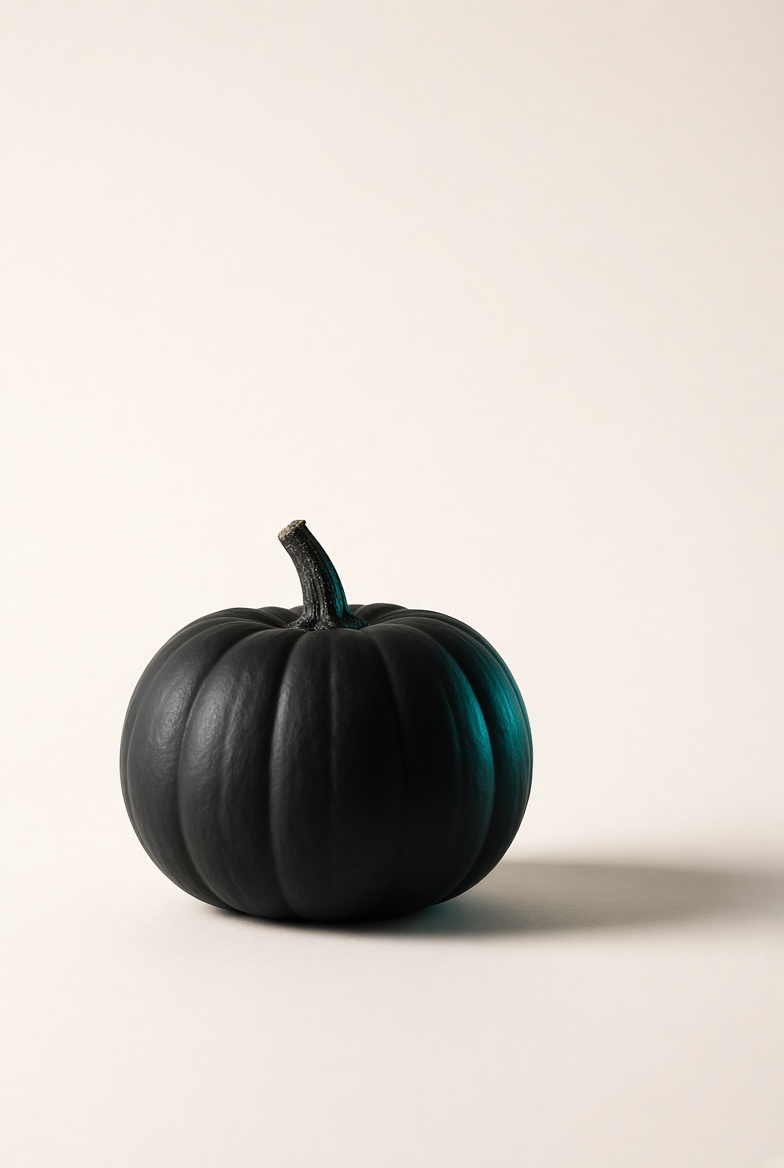
#> input picture graphics/fotos/kuerbis-grok.jpg, 784 x 1168 px
$ python -i look_motor.py   (imports and definitions only)
#> lines starting #> are read from the running program, lines starting #| are printed output that depends on the picture
#!/usr/bin/env python3
# -*- coding: utf-8 -*-
"""look_motor.py, Look v2 und die Abwechslung (Ben, 28.10.2026).

Ben hat nach dem Musterblatt vom 28.10.2026 gewaehlt: A Editorial, B
Foto-Objekt, D Neutral und Gruen. C faellt raus, keine gezeichneten oder aus
Punkten gebauten Gegenstaende mehr (Ausnahme bleibt das Suchbild "Find the
1", ein eigenes Format). Die Regeln stehen in docs/grafik-regeln.md.

DIE LOOKS
    A-papier  Typografie auf warmem Papier, feine Linien, Teal nur als Strich
    A-teal    dieselbe Typografie auf Teal, Schrift dunkelgruen
    B-foto    ein Foto als Vollbild aus graphics/fotos/, Text auf ruhiger Flaeche
    D-dunkel  warmer dunkler Stein, die grosse Zahl in #49EACB
    D-hell    warmes Weiss oder heller Stein. Teal als Schrift erreicht dort
              nur 1.3:1, also ist die Zahl schwarz und #49EACB steht als
              Strich darunter (Bens Regel: Zahl in Teal nur mit genug
              Kontrast, sonst schwarz und eine Zeile in Teal)

DIE WORTMARKE wechselt nach dem Grund: schwarz, weiss oder normal (KASPA
weiss, PULSE #49EACB). Gemessen wird im fertigen Bild unter der Marke, mit
ausgeblendeter Marke, das untere 5-%-Quantil, mindestens 4.5:1. Passen
mehrere, nie zweimal hintereinander dieselbe (look_takt.logo_waehlen).

DIE ABWECHSLUNG haelt look_takt je Kanal in data/look-takt.json: nie
zweimal derselbe Look hintereinander auf Feed, Story, Karussell oder
Tagesgrafik.

DAS KARUSSELL "the week in numbers" (ab Sa 31.10.2026)
    Titel     am 31.10.2026 Halloween in B, sonst die erste Wochenzahl
    innen     die Wochenzahlen, A und D im Wechsel
    Schluss   die Newsletter-Folie mit dem Kurzlink kaspapulse.com/nl
              (utm_source instagram, utm_medium post, utm_campaign karussell)

Jede Seite laeuft durch content_wache im Profil feed (Groessen, Textregeln,
Kontrast 7:1). Beim Foto entfaellt nur die Pruefung des 60-px-Rands.

    python3 scripts/look_motor.py --probe --fuer 2026-10-31 --out out/look   # nur bauen
    python3 scripts/look_motor.py --selbsttest
"""
import argparse
import base64
import colorsys
import datetime as dt
import io
import json
import sys
from pathlib import Path

HERE = Path(__file__).resolve().parent
REPO = HERE.parent
sys.path.insert(0, str(HERE))

W, H = 1080, 1350
PAPIER, TINTE, TEAL, TEAL_DUNKEL = "#F4F1EA", "#0B1A17", "#49EACB", "#062B24"
STEIN_DUNKEL, STEIN_HELL, STEIN_TEXT = "#1F1D1A", "#ECE7DE", "#D6D0C6"
LEISE_HELL = "#3A4744"
ORANGE = "#E2711D"                     # Kuerbis-Orange, nur als Strich und Licht
MONATE = ("jan", "feb", "mar", "apr", "may", "jun", "jul", "aug", "sep", "oct", "nov", "dec")
LOOKS = ("A-papier", "A-teal", "B-foto", "D-dunkel", "D-hell")
LOGO = {"schwarz": (TINTE, TINTE), "weiss": ("#F2F5F4", "#F2F5F4"), "normal": ("#F2F5F4", TEAL)}
LOGO_MIN = 4.5
ORANGE_MAX = 0.05                      # hoechstens rund 5 % der flaeche
WEICH_RADIUS = 28                      # gauss-radius in px fuer fotos in look B (Ben, 30.10.2026)
KURZLINK_NL = "kaspapulse.com/nl"
HALLOWEEN = "2026-10-31"
FOTO_KUERBIS = REPO / "graphics" / "fotos" / "kuerbis-grok.jpg"


class Stopp(Exception):
    pass


def tag(d):
    d = dt.date.fromisoformat(str(d)[:10])
    return "%d %s %d" % (d.day, MONATE[d.month - 1], d.year)


def tag_kurz(d):
    return " ".join(tag(d).split()[:2])


def ganz(n):
    return "{:,}".format(int(round(n)))


def esc(t):
    return str(t).replace("&", "&amp;").replace("<", "&lt;").replace(">", "&gt;")


# ------------------------------------------------------------ kontrast

def _rgb(h):
    h = h.lstrip("#")
    return tuple(int(h[i:i + 2], 16) for i in (0, 2, 4))


# [48 lines left out: functions _lum, kontrast, logo_kontraste, halloween, zahl_inhalt, not called in this run]


def newsletter_inhalt():
    return {"kicker": "free newsletter", "titel": "the kaspa numbers that moved, every monday",
            "label": "dated and sourced, one short email a week.", "link": KURZLINK_NL}


# ------------------------------------------------------------ foto

def foto_orange(pfad, ziel=None):
    """Farbkorrektur am vorhandenen Foto (Ben, 28.10.2026): das kuehle
    Streiflicht an der Kuerbiskante wird warmes Orange. Nichts wird
    gezeichnet, nur der Farbton der Pixel im Teal- und Cyan-Bereich gedreht.
    Danach stark weichgezeichnet (WEICH_RADIUS).
    Gibt (jpeg-bytes, anteil umgefaerbter pixel) zurueck."""
#> called with pfad = '../graphics/fotos/kuerbis-grok.jpg'
    from PIL import Image
    im = Image.open(pfad).convert("RGB")
#> im is the input picture: PIL image 784x1168 RGB; mean R, G, B 214.3, 207.8, 201.1
    px = im.load()
    n = 0
    oh = colorsys.rgb_to_hsv(*[c / 255.0 for c in _rgb(ORANGE)])[0]
    for y in range(im.height):
        for x in range(im.width):
            r, g, b = px[x, y]
            h, s, v = colorsys.rgb_to_hsv(r / 255.0, g / 255.0, b / 255.0)
            if 0.40 <= h <= 0.58 and s >= 0.22 and v >= 0.12:
                r2, g2, b2 = colorsys.hsv_to_rgb(oh, min(1.0, s * 1.15), v)
                px[x, y] = (int(r2 * 255), int(g2 * 255), int(b2 * 255))
                n += 1
#> after the loop, n = 8518
    # stark weichgezeichnet (Ben, 30.10.2026, Regel Hintergrund vom 29.10.):
    # das foto ist flaeche, keine kante darf wie eine linie oder ein datenpunkt wirken
    from PIL import ImageFilter
    im = im.filter(ImageFilter.GaussianBlur(WEICH_RADIUS))
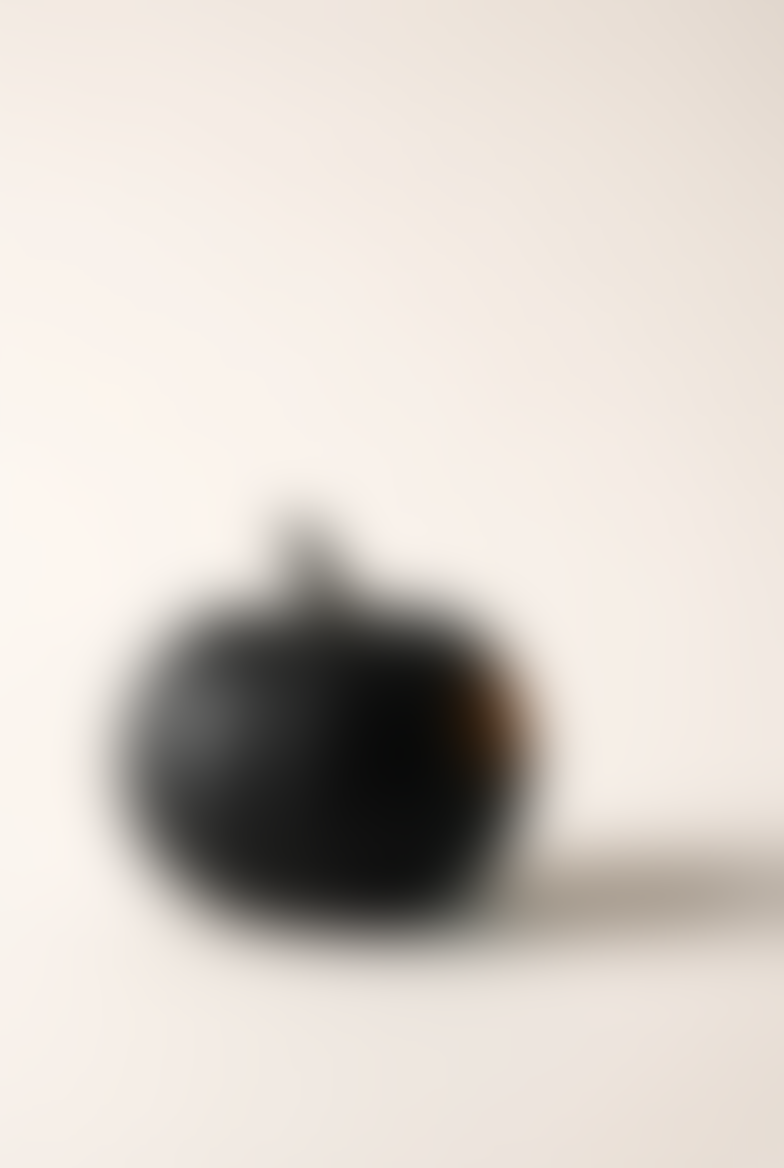
#> im: PIL image 784x1168 RGB; mean R, G, B 214.7, 207.6, 200.6
    buf = io.BytesIO()
    im.save(buf, "JPEG", quality=92)
    if ziel:
        Path(ziel).write_bytes(buf.getvalue())
    return buf.getvalue(), n / float(im.width * im.height)


# [11 lines left out: function orange_anteil, not called in this run]


# ------------------------------------------------------------ html

CSS = """
*{box-sizing:border-box}
body{margin:0;width:1080px;height:1350px;overflow:hidden;position:relative;font-family:'IBM Plex Sans',sans-serif}
.t{position:absolute}
.kicker{font:500 34px/1.2 'IBM Plex Mono',monospace;letter-spacing:.04em}
.titel{font:900 68px/1.04 Archivo,sans-serif;letter-spacing:-.01em;text-wrap:balance}
.zahl{font:900 260px/.86 Archivo,sans-serif;letter-spacing:-.035em;white-space:nowrap}
.label{font:500 40px/1.25 'IBM Plex Sans',sans-serif;text-wrap:balance}
.paar{display:grid;grid-template-columns:1fr 1fr;column-gap:48px}
.paar .k{font:400 34px/1.3 'IBM Plex Mono',monospace}
.paar .v{font:600 40px/1.25 'IBM Plex Sans',sans-serif;margin-top:6px}
.quelle{font:400 34px/1.3 'IBM Plex Mono',monospace}
.link{font:900 76px/1.05 Archivo,sans-serif;letter-spacing:-.01em;white-space:nowrap}
.linie{position:absolute;height:1px}
.fuss{position:absolute;left:50%;transform:translateX(-50%);bottom:72px;white-space:nowrap}
.foto{position:absolute;inset:0;background-size:cover;background-position:center}
"""


# [118 lines left out: functions _paar, seite_html, not called in this run]


FIT_JS = """() => {
  const aus = [];
  for (const z of document.querySelectorAll('[data-fit]')) {
    let g = parseFloat(getComputedStyle(z).fontSize), max = parseFloat(z.dataset.fit);
    const min = z.classList.contains('link') ? 64 : 200;
    while (z.scrollWidth > max && g > min) { g -= 4; z.style.fontSize = g + 'px'; }
    if (z.scrollWidth > max) aus.push('zahl ' + z.textContent + ' zu breit');
  }
  const ts = [...document.querySelectorAll('.t')].map(e => [e.className + ' ' + e.textContent.slice(0, 20),
                                                            e.getBoundingClientRect()]);
  for (let i = 0; i < ts.length; i++) for (let j = i + 1; j < ts.length; j++) {
    const a = ts[i][1], b = ts[j][1];
    if (a.left < b.right && b.left < a.right && a.top < b.bottom && b.top < a.bottom)
      aus.push('ueberlappen ' + ts[i][0] + ' / ' + ts[j][0]);
  }
  const f = document.querySelector('.fuss').getBoundingClientRect();
  for (const [n, a] of ts) if (a.bottom > f.top - 16) aus.push(n + ' reicht an die fusszeile');
  return aus;
}"""


# [45 lines left out: functions logo_messen, logo_setzen, seite_rendern, not called in this run]


# ------------------------------------------------------------ karussell

# Dieselbe Zahl hoechstens einmal pro Tag auf Instagram (Ben, 28.10.2026).
# Welche Wochenzahl eine Form der Tagesgrafik traegt.
FORM_ZAHLEN = {1: ("holders", "hashrate"), 8: ("hashrate",), 9: ("holders",), 11: ("dormant",)}


# [92 lines left out: functions tagesgrafik_zahlen, plan_woche, karussell_woche, texte, not called in this run]


# ------------------------------------------------------------ schalter

# Das Schalter-Karussell "off / on" zum Reward Cut vom 4.11.2026 (Ben,
# 29.10.2026, Fenster nach Variante a am 30.10.2026). Post Fr 6.11. 11:00,
# am 4.11. laeuft der Collab mit Kasforge. Hashrate als Tagesmittel (UTC) aus
# der kaspa rest api, die zwei Tage vor dem Cut gegen den ersten vollen Tag
# danach. Der Tag des Cuts zaehlt nicht, er ist halb vorher, halb nachher.
SCHALTER_TAG = "2026-11-06"
SCHALTER_CUT = "2026-11-04"
SCHALTER_VOR = ("2026-11-02", "2026-11-03")
SCHALTER_NACH = ("2026-11-05",)


# [25 lines left out: function schalter_zahlen, not called in this run]


def _hr(x):
    return "%s PH/s" % ganz(round(x))


# [235 lines left out: functions schalter_seiten, schalter_caption, plan_schalter, karussell_schalter, selbsttest, main, not called in this run]


# [6 lines not run here, left out]

>>> result = foto_orange('../graphics/fotos/kuerbis-grok.jpg')
